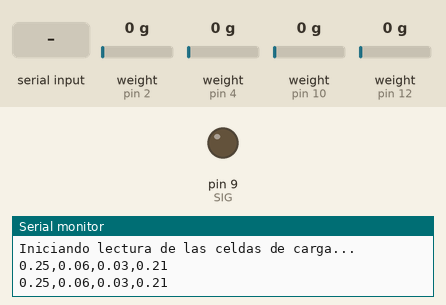
Recording of a sketch running on a simulated Arduino Uno, built with avr-gcc and run on an emulated ATmega328P. Parts: output pins drawn as LEDs (lit = HIGH), the last lines printed to the serial monitor. Inputs (shaded band) come from the test bench; at power-on: weight on the scale (sensors on pin 2, pin 4, pin 10, pin 12) 0 g.

Above: at 1.8 s.
1.9 s: "30,150\n" received over Serial
At 3.4 s:
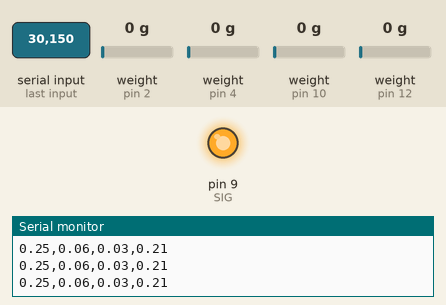
3.9 s: "CELDA 1: \n" received over Serial
At 4.8 s:
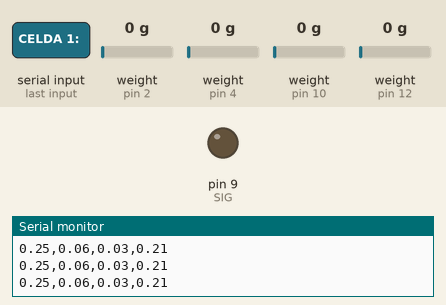
5.5 s: "30\n" received over Serial
At 6.2 s:
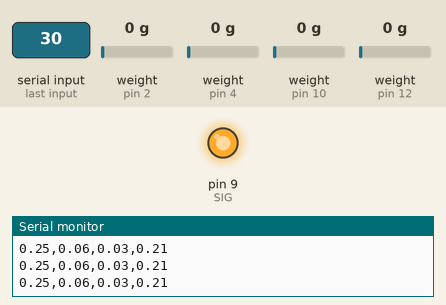
Timing chart, 0 to 8.5 s (numbered marks = the images above; inputs shaded):
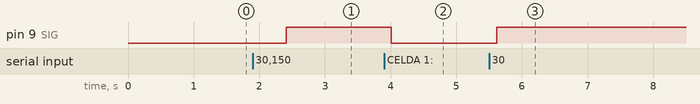

Measured:
- after the input at 1.9 s, pin 9 (SIG): LOW → HIGH after 0.51 s
- after the input at 3.9 s, pin 9 (SIG): HIGH → LOW after 0.11 s
- after the input at 5.5 s, pin 9 (SIG): LOW → HIGH after 0.12 s

The sketch:

DROP.ino
```cpp
#include <Wire.h>
#include <HX711.h>

// Definición de los HX711
HX711 balanza1;//primer HX711
HX711 balanza2; // Segundo HX711
HX711 balanza3; // Tercer HX711
HX711 balanza4; // cuarto HX711

// Pines para los HX711
// Pines para el primer HX711
const int DT1 = 2; // mcu > HX711 dout pin
const int CLK1 = 3; // mcu > HX711 sck pin

// Pines para el segundo HX711
const int DT2 = 4;
const int CLK2 = 5;
// 3 HX711
const int DT3 = 10;
const int CLK3 = 11;
// 4 HX711
const int DT4= 12;
const int CLK4= 13;


// Pines de salida
int SIG = 9;

// Variables para almacenar datos de las celdas de carga
float peso1, celda1;
float peso2, celda2;
float peso3, celda3;
float peso4, celda4;

// Variables para la comunicación serial
String dataString = "";
bool dataComplete = false;
int data = 0;

void setup() {
  // Configuración de pines
  pinMode(SIG, OUTPUT);
  Serial.begin(9600);

  // Inicialización de los HX711
  balanza1.begin(DT1, CLK1);
  balanza2.begin(DT2, CLK2);
  balanza3.begin(DT3, CLK3);
  balanza4.begin(DT4, CLK4);

  // Calibración inicial
  //balanza1.set_scale();
  //balanza1.tare();
  //balanza2.set_scale();
  //balanza2.tare();
  //balanza3.set_scale();
  //balanza3.tare();
  //balanza4.set_scale();
  //balanza4.tare();

  // Mensaje inicial
  Serial.println("Iniciando lectura de las celdas de carga...");
}

void loop() {
  // Verificar si hay datos completos para procesar
  if (dataComplete) {
    data = dataString.toInt();
    task();
    dataString = "";
    dataComplete = false;
  }

  // Lectura de las celdas de carga
  peso1 = balanza1.get_units(2); // Lee 10 muestras y calcula el promedio
  celda1 = ( 0.0044*peso1 + 25.928) * 9.81 / 1000; // Conversión a Newtons

  peso2 = balanza2.get_units(2);
  celda2 = (0.0046 * peso2 + 5.6792) * 9.81 / 1000;

  peso3 = balanza3.get_units(2);
  celda3 = (0.0046 * peso3 + 3.4384) * 9.81 / 1000;

  peso4 = balanza4.get_units(2);
  celda4 = (0.0043* peso4 +21.293) * 9.81 / 1000;

  // Mostrar los datos de las celdas en el Serial Monitor
  //Serial.print("CELDA 1: ");
  Serial.print(celda1);
  Serial.print(",");
  Serial.print(celda2);
  Serial.print(",");
  Serial.print(celda3);
  Serial.print(",");
  Serial.println(celda4);
}

void serialEvent() {
  // Leer datos del puerto serial
  while (Serial.available()) {
    char inChar = (char)Serial.read();
    dataString += inChar;
    if (inChar == '\n') {
      dataComplete = true;
    }
  }
}

void task() {
  // Control de los pines según el dato recibido
  if (data == 30) {
    digitalWrite(SIG, HIGH);
  } else {
    digitalWrite(SIG, LOW);
  }
}
```
